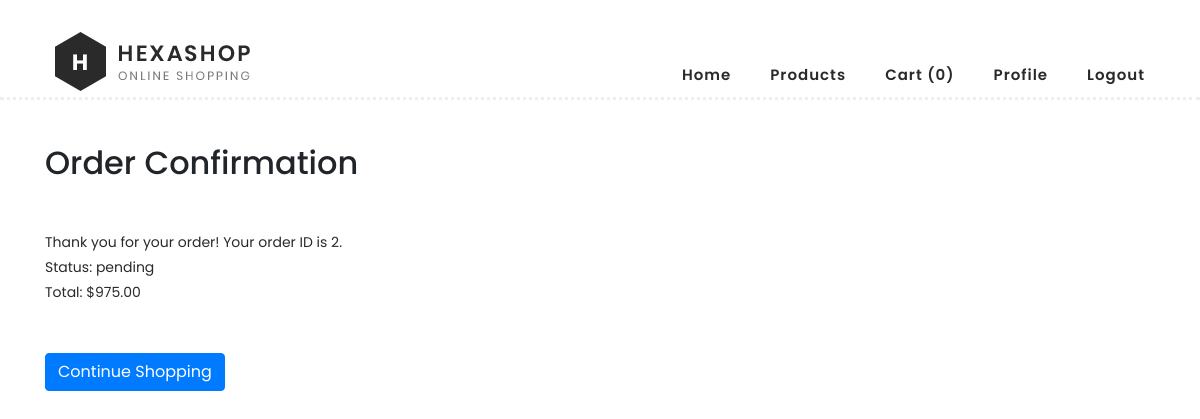
/order/confirmation/2/ (signed in), run on the app's committed database.
### own_app/models.py (models this page shows, shortened)
class Order(models.Model):
    STATUS_CHOICES = [
        ('pending', 'Pending'),
        ('processing', 'Processing'),
        ('shipped', 'Shipped'),
        ('delivered', 'Delivered'),
        ('cancelled', 'Cancelled'),
    ]
    user = models.ForeignKey(User, on_delete=models.CASCADE, null=True, blank=True)
    status = models.CharField(max_length=20, choices=STATUS_CHOICES, default='pending')
    total_amount = models.DecimalField(max_digits=10, decimal_places=2, default=0)
    created_at = models.DateTimeField(auto_now_add=True)
    updated_at = models.DateTimeField(auto_now=True)

### own_app/views.py (the view)
# urls.py: path('order/confirmation/<int:order_id>/', views.order_confirmation, name='order_confirmation'),
@login_required
def order_confirmation(request, order_id):
    order = get_object_or_404(Order, id=order_id, user=request.user)
    cart = get_or_create_cart(request)
    cart_count = CartItem.objects.filter(cart=cart).aggregate(Sum('quantity'))['quantity__sum'] or 0
    return render(request, 'order_confirmation.html', {'order': order, 'cart_count': cart_count})

### own_app/views.py (called while the page is built)
def get_or_create_cart(request):
    if request.user.is_authenticated:
        cart, created = Cart.objects.get_or_create(user=request.user)
    else:
        session_key = request.session.session_key
        if not session_key:
            request.session.create()
            session_key = request.session.session_key
        cart, created = Cart.objects.get_or_create(session_key=session_key)
    return cart

### templates/order_confirmation.html (shortened to what this page needs)
<!DOCTYPE html>
<html lang="en">
<head>
    <link rel="stylesheet" href="/static/css/bootstrap.min.css">
    <link rel="stylesheet" href="/static/css/templatemo-hexashop.css">
</head>
<body>
    <header class="header-area header-sticky">
        <div class="container">
            <div class="row">
                <div class="col-12">
                    <nav class="main-nav" style="display: flex; justify-content: space-between; align-items: center; padding: 10px;">
                        <a href="/index/" class="logo">
                            <img src="/static/images/logo.png">
                        </a>
                        <ul class="nav" style="display: flex; gap: 15px; align-items: center;">
                            <li><a href="/index/">Home</a></li>
                            <li><a href="/products/">Products</a></li>
                            <li><a href="/cart/"> Cart ({{ cart_count }})</a></li>
                            {% if user.is_authenticated %}
                                <li><a href="/profile/"> Profile</a></li>
                                <li><a href="/logout/"> Logout</a></li>
                            {% else %}
                                <li><a href="/login/"><i class="fa fa-sign-in"></i> Login</a></li>
                            {% endif %}
                        </ul>
                    </nav>
                </div>
            </div>
        </div>
    </header>
    <div class="container mt-5 pt-5">
        <h2 class="pt-5">Order Confirmation</h2>
        <p class="pt-5">Thank you for your order! Your order ID is {{ order.id }}.</p>
        <p>Status: {{ order.status }}</p>
        <p>Total: ${{ order.total_amount }}</p>
        <a href="/index/" class="btn btn-primary mt-5">Continue Shopping</a>
    </div>
</body>
</html>

### static/css/templatemo-hexashop.css (style rules this page uses)
html, body, div, span, applet, object, iframe, h1, h2, h3, h4, h5, h6, p, blockquote, div pre, a, abbr, acronym, address, big, cite, code, del, dfn, em, font, img, ins, kbd, q, s, samp, small, strike, strong, sub, sup, tt, var, b, u, i, center, dl, dt, dd, ol, ul, li, figure, header, nav, section, article, aside, footer, figcaption { margin: 0; padding: 0; border: 0; outline: 0; }
ul, li { padding: 0; margin: 0; list-style: none; }
header, nav, section, article, aside, footer, hgroup { display: block; }
* { box-sizing: border-box; }
html, body { font-family: 'Poppins', sans-serif; font-weight: 400; background-color: #fff; font-size: 16px; -ms-text-size-adjust: 100%; -webkit-font-smoothing: antialiased; -moz-osx-font-smoothing: grayscale; }
a { text-decoration: none !important; }
h1, h2, h3, h4, h5, h6 { margin-top: 0px; margin-bottom: 0px; }
ul { margin-bottom: 0px; }
p { font-size: 14px; line-height: 25px; color: #2a2a2a; }
html, body { background: #fff; font-family: 'Poppins', sans-serif; }
.header-area { border-bottom: 3px dotted #eee; box-shadow: none; background-color: #fff; position: absolute; top: 0px; left: 0px; right: 0px; z-index: 100; height: 100px; -webkit-transition: all .5s ease 0s; -moz-transition: all .5s ease 0s; -o-transition: all .5s ease 0s; transition: all .5s ease 0s; }
.header-area .main-nav { min-height: 80px; background: transparent; }
.header-area .main-nav .logo { line-height: 100px; color: #fff; font-size: 28px; font-weight: 700; text-transform: uppercase; letter-spacing: 2px; float: left; -webkit-transition: all 0.3s ease 0s; -moz-transition: all 0.3s ease 0s; -o-transition: all 0.3s ease 0s; transition: all 0.3s ease 0s; }
.header-area .main-nav .nav { float: right; margin-top: 30px; margin-right: 0px; background-color: transparent; -webkit-transition: all 0.3s ease 0s; -moz-transition: all 0.3s ease 0s; -o-transition: all 0.3s ease 0s; transition: all 0.3s ease 0s; position: relative; z-index: 999; }
.header-area .main-nav .nav li { padding-left: 15px; padding-right: 15px; }
.header-area .main-nav .nav li:last-child { padding-right: 0px; }
.header-area .main-nav .nav li a { display: block; font-weight: 600; font-size: 15px; color: #2a2a2a; text-transform: capitalize; -webkit-transition: all 0.3s ease 0s; -moz-transition: all 0.3s ease 0s; -o-transition: all 0.3s ease 0s; transition: all 0.3s ease 0s; height: 40px; line-height: 40px; border: transparent; letter-spacing: 1px; }
.header-area .main-nav .nav li a { color: #2a2a2a; }
.header-area.header-sticky { min-height: 80px; }
.header-area .nav { margin-top: 30px; }
@media (max-width: 1200px) { .header-area .main-nav .nav li { padding-left: 12px; padding-right: 12px; } }
@media (max-width: 1200px) { .header-area .main-nav:before { display: none; } }
@media (min-width: 767px) { .header-area .main-nav .nav { display: flex !important; } }

### data on the page
Order: id "2", status "pending", total_amount "975.00"

### other printed values
{{ cart_count }} "0"
